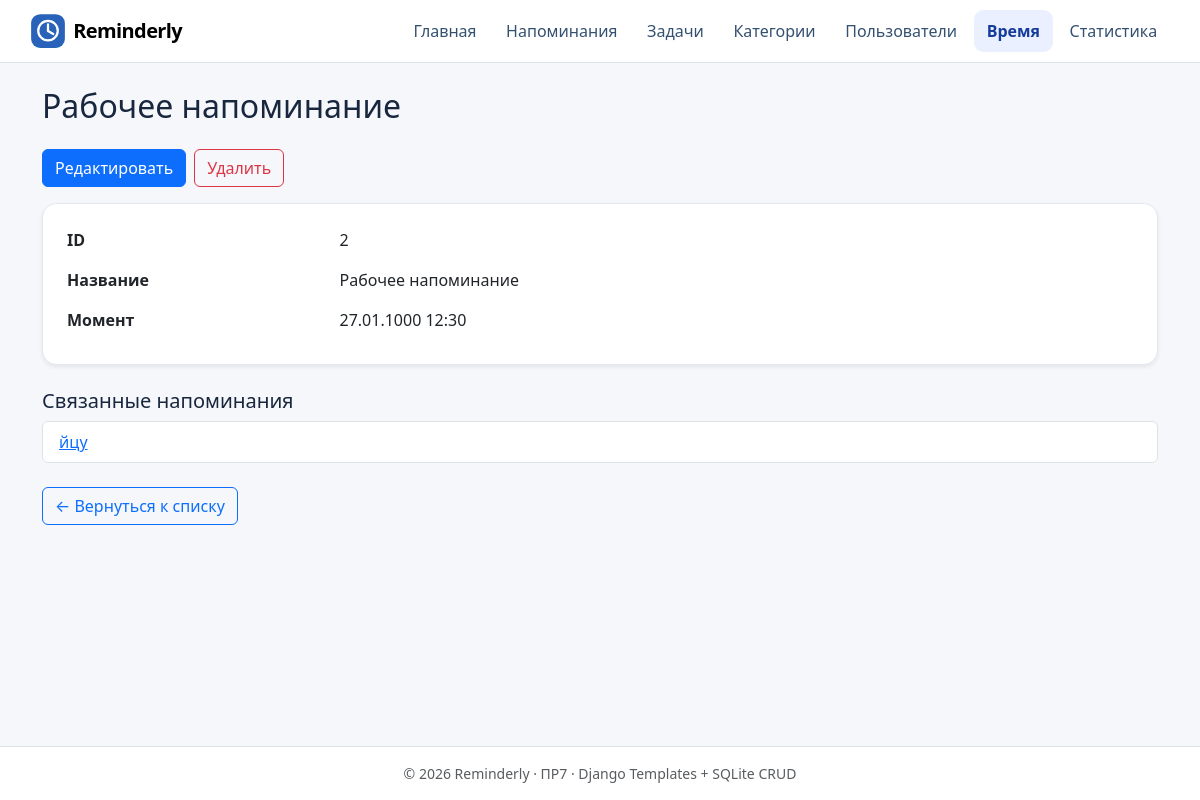
The app's page /times/2/ with its own data.
### planner/models.py (models this page shows, shortened)
class Time(models.Model):
    label = models.CharField(max_length=120)
    moment = models.DateTimeField()

class Reminder(models.Model):
    text = models.TextField()
    category = models.ForeignKey(
        Category, on_delete=models.PROTECT, related_name="reminders",
    )
    remind_at = models.DateTimeField(db_index=True)
    user = models.ForeignKey(
        User, on_delete=models.PROTECT, related_name="reminders",
        null=True, blank=True,
    )
    task = models.ForeignKey(
        Task, on_delete=models.PROTECT, related_name="reminders",
        null=True, blank=True,
    )
    time = models.ForeignKey(
        Time, on_delete=models.PROTECT, related_name="reminders",
        null=True, blank=True,
    )

### planner/views.py (the view)
# urls.py: path("times/<int:time_id>/", views.time_detail, name="time_detail"),
@require_GET
@db_page
def time_detail(request, time_id):
    time = get_object_or_404(Time, pk=time_id)
    return render(request, "planner/time_detail.html", {
        "time": time, "reminders": time.reminders.order_by("id"),
    })

### planner/views.py (called while the page is built)
def db_page(func):
    @wraps(func)
    def wrapped(request, *args, **kwargs):
        try:
            return func(request, *args, **kwargs)
        except Http404:
            return render(request, "errors/not_found.html", status=404)
        except (DatabaseError, OSError):
            return render(request, "errors/data_error.html", status=500)
    return wrapped

### planner/templates/planner/time_detail.html (shortened to what this page needs)
{% extends 'base.html' %}
{% block content %}
<h1 class="h2 mb-4">{{ time.label }}</h1>
<div class="d-flex flex-wrap gap-2 mb-3">
  <a class="btn btn-primary" href="{% url 'planner:time_edit' time.id %}">Редактировать</a>
  <a class="btn btn-outline-danger" href="{% url 'planner:time_delete' time.id %}">Удалить</a>
</div>
<section class="card shadow-sm"><div class="card-body p-4">
  <dl class="row mb-0 gy-2"><dt class="col-sm-3">ID</dt><dd class="col-sm-9">{{ time.id }}</dd>
    <dt class="col-sm-3">Название</dt><dd class="col-sm-9">{{ time.label }}</dd>
    <dt class="col-sm-3">Момент</dt><dd class="col-sm-9">{{ time.moment|date:'d.m.Y H:i' }}</dd>
  </dl>
</div></section>
<h2 class="h5 mt-4">Связанные напоминания</h2><ul class="list-group">
{% for reminder in reminders %}<li class="list-group-item"><a href="{% url 'planner:reminder_detail' reminder.id %}">{{ reminder.text }}</a></li>
{% empty %}<li class="list-group-item text-muted">Нет напоминаний</li>{% endfor %}
</ul>
<a class="btn btn-outline-primary mt-4" href="{% url 'planner:time_list' %}">← Вернуться к списку</a>
{% endblock %}

### homepage/static/homepage/css/style.css (style rules this page uses)
:root { --ink: #18273e; --muted: #66758c; --line: #e4e9f1; }
body { min-height: 100vh; background: #f5f7fb; color: var(--ink); display: flex; flex-direction: column; }
.card { border: 1px solid var(--line); border-radius: .9rem; }

### records on screen
Time: label "Рабочее напоминание", id "2", moment "27.01.1000 12:30"
Reminder: text "йцу"
